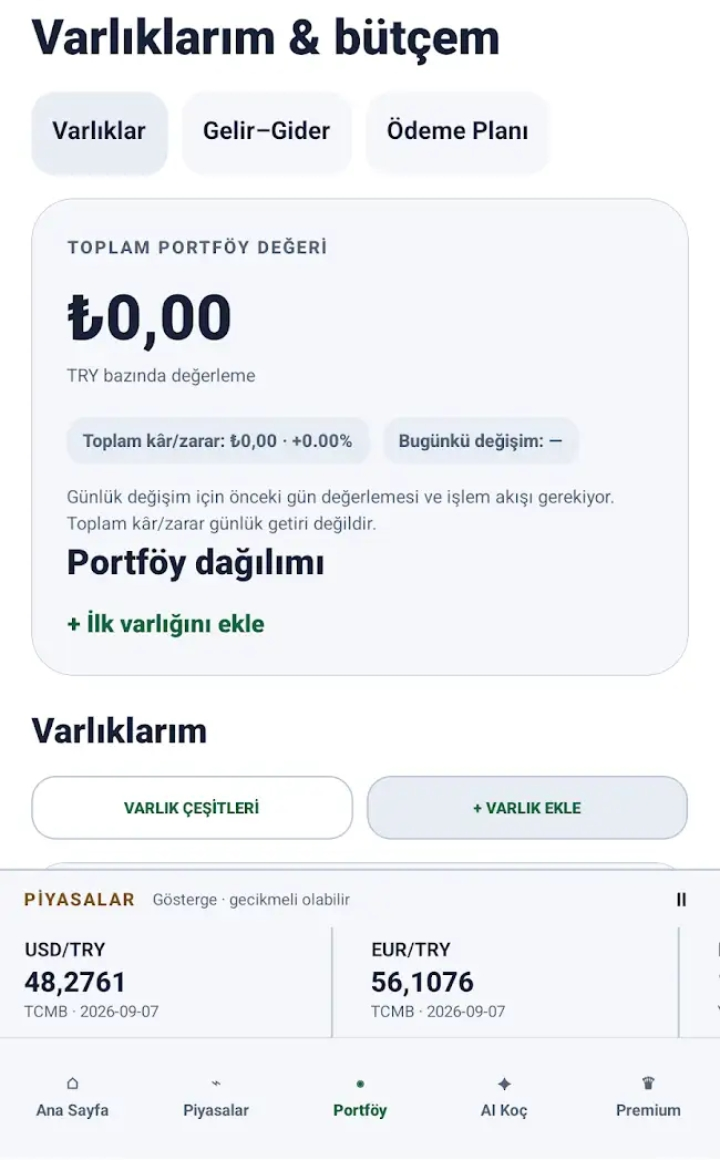
#> input picture medya/uretim/ekranlar/fonrunch/app_varliklarim_butce.png, 720 x 1160 px, found by its file name
$ python sahneler_gercek_ornek.py
#> lines starting #> are read from the running program, lines starting #| are printed output that depends on the picture; after the words box and inside, x2 and y2 are one past the last pixel; in counts of white or black regions, pixels touching at a corner belong together
"""Gerçek ekran görüntüleriyle sahne üretimi (1080x1920): telefon çerçevesi + marka renkleri."""
import sys
from pathlib import Path
import numpy as np
from PIL import Image, ImageDraw, ImageFont, ImageFilter

W, H = 1080, 1920
FD = Path("/home/claude/vikki_ortak/engine/vikki/fonts")
EK = Path("/home/claude/kolay-vize-privacy/medya/uretim/ekranlar")
OUT = Path(sys.argv[1] if len(sys.argv) > 1 else "/home/claude/gun1/gercek")
OUT.mkdir(parents=True, exist_ok=True)
F = lambda n, s: ImageFont.truetype(str(FD / f"{n}.ttf"), s)
BOLD, MED, REG = "Poppins-Bold", "Poppins-Medium", "Poppins-Regular"


def gradient(top, bottom, glows=()):
#> called with top = (6, 12, 28), bottom = (14, 30, 66)
    t = np.linspace(0, 1, H)[:, None, None]
    arr = np.array(top, "float32") * (1 - t) + np.array(bottom, "float32") * t
    arr = np.repeat(arr, W, axis=1)
    if glows:
        g = Image.new("RGB", (W, H))
#> g: PIL image 1080x1920 RGB; every value is 0
        d = ImageDraw.Draw(g)
        for x, y, r, c in glows:
            d.ellipse([x - r, y - r, x + r, y + r], fill=c)
        arr = arr + np.asarray(g.filter(ImageFilter.GaussianBlur(170)), "float32") * 0.6
    return Image.fromarray(np.clip(arr, 0, 255).astype("uint8"))
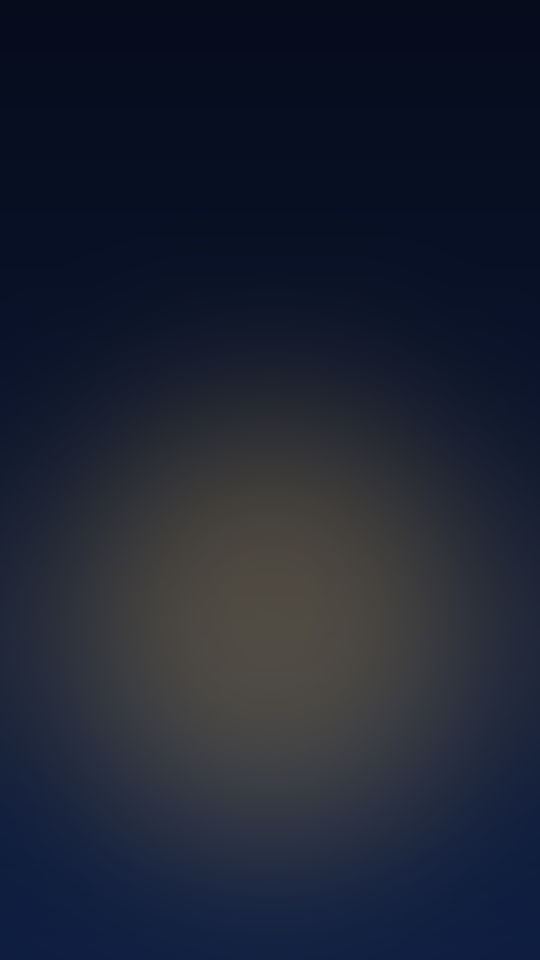
#> returned value: PIL image 1080x1920 RGB (shown at 1/2 size); mean R, G, B 29.1, 35.2, 50.6


def rounded(im, r):
    m = Image.new("L", im.size, 0)
    ImageDraw.Draw(m).rounded_rectangle([0, 0, im.width - 1, im.height - 1], r, fill=255)
    out = Image.new("RGBA", im.size)
    out.paste(im.convert("RGB"), (0, 0), m)
    return out


def phone_with(bg, shot, top=470, max_w=700, max_h=1380, bezel=(10, 13, 22), edge=(52, 62, 88), anchor="top"):
    """Ekran görüntüsünü telefon çerçevesine yerleştirir. anchor=top: uzun ekranı üstten kırpar."""
#> called with top = 500, max_w = 700, max_h = 1330, bezel = (10, 13, 22), edge = (120, 100, 60), anchor = 'top'
    im = Image.open(shot).convert("RGB")
#> im is the input picture: PIL image 720x1160 RGB; mean R, G, B 238.1, 239.9, 243.1
    scale = max_w / im.width
#> scale = 0.972
    sw, sh = max_w, int(im.height * scale)
#> sw = 700; sh = 1127
    im = im.resize((sw, sh), Image.LANCZOS)
#> im: PIL image 700x1127 RGB
    if sh > max_h:  # uzun ekran: üst kısmı göster
        im = im.crop((0, 0, sw, max_h)) if anchor == "top" else im.crop((0, sh - max_h, sw, sh))
        sh = max_h
    pad = 22
    fw, fh = sw + pad * 2, sh + pad * 2 + 40
#> fw = 744; fh = 1211
    x0 = (W - fw) // 2
#> x0 = 168
    y0 = top
    # gölge
    sh_l = Image.new("RGBA", (W, H), (0, 0, 0, 0))
#> sh_l: PIL image 1080x1920 RGBA; every value is 0
    ImageDraw.Draw(sh_l).rounded_rectangle([x0 + 8, y0 + 30, x0 + fw + 8, y0 + fh + 30], 70, fill=(0, 0, 0, 160))
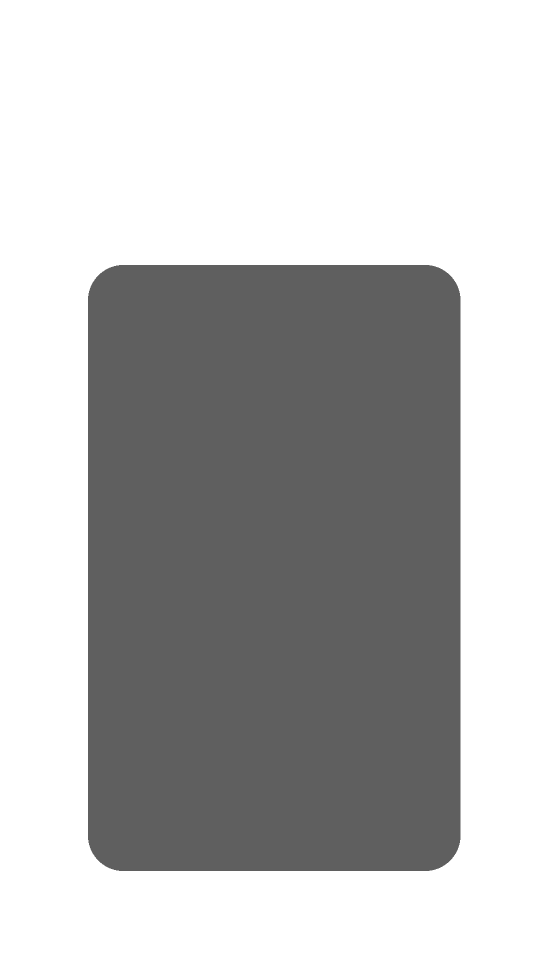
#> sh_l: PIL image 1080x1920 RGBA (shown at 1/2 size); mean R, G, B, A 0, 0, 0, 69.3; transparent parts drawn white
    bg.paste(sh_l.filter(ImageFilter.GaussianBlur(28)), (0, 0), sh_l.filter(ImageFilter.GaussianBlur(28)))
    d = ImageDraw.Draw(bg)
    d.rounded_rectangle([x0, y0, x0 + fw, y0 + fh], 70, fill=bezel, outline=edge, width=4)
    d.rounded_rectangle([x0 + fw / 2 - 60, y0 + 14, x0 + fw / 2 + 60, y0 + 34], 10, fill=(0, 0, 0))
    scr = rounded(im, 46)
#> in rounded, `m = Image.new("L", im.size, 0)`: m: PIL image 700x1127 L; every value is 0
#> in rounded, `ImageDraw.Draw(m).rounded_rectangle([0, 0, im.width - 1, im.height - 1..`:
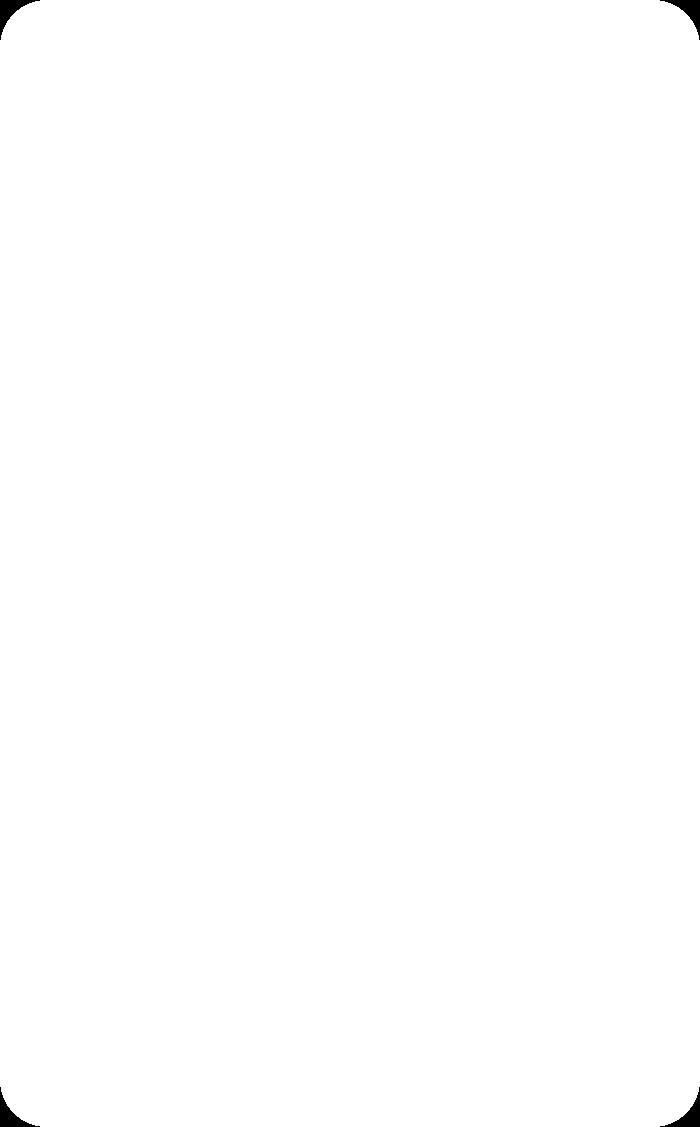
#> m: PIL image 700x1127 L; 99.8% white; 4 black regions, box (x1, y1, x2, y2) and area: (0, 0, 40, 40) 470, (660, 0, 700, 40) 470, (0, 1087, 40, 1127) 470, (660, 1087, 700, 1127) 470
#> in rounded, `out = Image.new("RGBA", im.size)`: out: PIL image 700x1127 RGBA; every value is 0
    bg.paste(scr, (x0 + pad, y0 + pad + 40), scr)
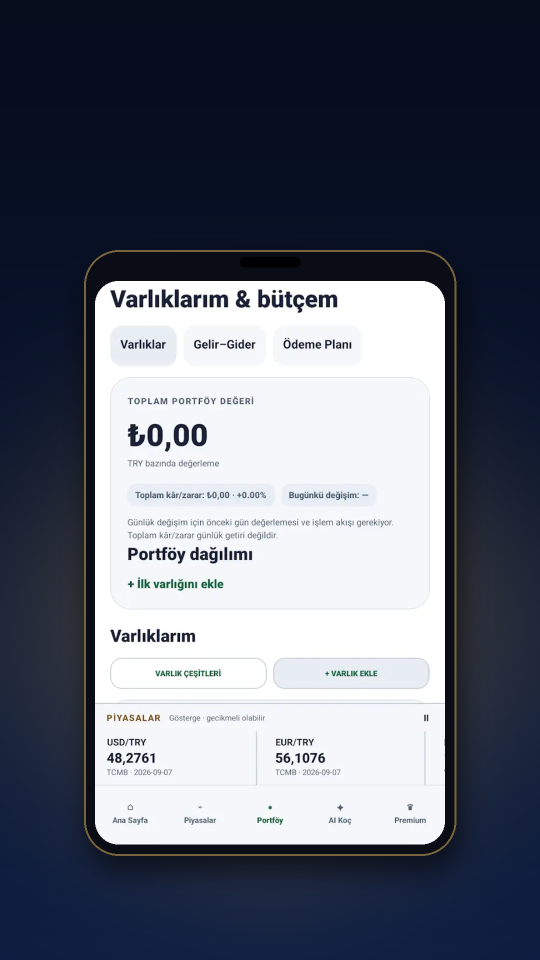
#> bg: PIL image 1080x1920 RGB (shown at 1/2 size); mean R, G, B 100.3, 105.7, 118.7
    return bg


def ctext(d, cx, y, s, font, fill):
    d.text((cx - d.textlength(s, font=font) / 2, y), s, font=font, fill=fill)


def icon(path, size, radius_ratio=0.22, white_tile=False):
    im = Image.open(path).convert("RGB").resize((size, size), Image.LANCZOS)
    return rounded(im, int(size * radius_ratio))


def end_card(bg, ikon, name, tagline, cta, cta_fill, cta_text, notes, name_col=(245, 246, 250), sub_col=(190, 196, 215)):
    d = ImageDraw.Draw(bg)
    ic = icon(ikon, 300)
    glow = Image.new("RGBA", (W, H), (0, 0, 0, 0))
    ImageDraw.Draw(glow).rounded_rectangle([390, 470, 690, 770], 70, fill=(0, 0, 0, 170))
    bg.paste(glow.filter(ImageFilter.GaussianBlur(26)), (0, 14), glow.filter(ImageFilter.GaussianBlur(26)))
    bg.paste(ic, (390, 460), ic)
    ctext(d, 540, 820, name, F(BOLD, 116), name_col)
    ctext(d, 540, 975, tagline, F(MED, 50), sub_col)
    tw = d.textlength(cta, font=F(BOLD, 48)) + 140
    d.rounded_rectangle([540 - tw / 2, 1110, 540 + tw / 2, 1236], 63, fill=cta_fill)
    ctext(d, 540, 1143, cta, F(BOLD, 48), cta_text)
    ctext(d, 540, 1320, "noyansis.com", F(BOLD, 56), name_col)
    nl = icon(EK / "noyansis" / "logo.png", 72, 0.25)
    bg.paste(nl, (396, 1452), nl)
    d.text((488, 1462), "NOYANSİS", font=F(BOLD, 44), fill=sub_col)
    y = 1700
    for n in notes:
        ctext(d, 540, y, n, F(REG, 30), (150, 158, 178)); y += 44
    return bg


# ------------------------------------------------------------ FONRUNCH (lacivert + altın)
FTOP, FBOT = (6, 12, 28), (14, 30, 66)
FGLOW = [(540, 1250, 430, (120, 90, 25))]
fon = EK / "fonrunch"
FON = [
    ("fon_g1", "app_varliklarim_butce.png", 500),
    ("fon_g2", "app_tanitim_piyasa.png", 500),
    ("fon_g3", "app_tanitim_butce.png", 500),
    ("fon_g4", "app_zeka_lab.png", 470),
    ("fon_g5", "app_stres_lab.png", 470),
    ("fon_g6", "web_finans_panelim.png", 600),
]

# ------------------------------------------------------------ DİLLİ (mavi + turuncu)
DTOP, DBOT = (8, 14, 40), (26, 18, 46)
DGLOW = [(220, 1100, 330, (25, 70, 190)), (860, 1500, 330, (170, 70, 25))]
dil = EK / "dilli"
DIL = [
    ("dil_g1", "app_konusma.png", 470),
    ("dil_g2", "app_dil_secimi.png", 470),
    ("dil_g3", "app_konusma.png", 470),
    ("dil_g4", "app_ses_ayari.png", 470),
    ("dil_g5", "app_dil_listesi.png", 470),
]

if __name__ == "__main__":
    for name, shot, top in FON:
        bg = gradient(FTOP, FBOT, FGLOW)
        mw = 1000 if shot.startswith("web_") else 700
        phone_with(bg, fon / shot, top=top, max_w=mw, max_h=1330, edge=(120, 100, 60)).save(OUT / f"{name}.png")
#> pass 2 of the loop `for name, shot, top in FON:`:
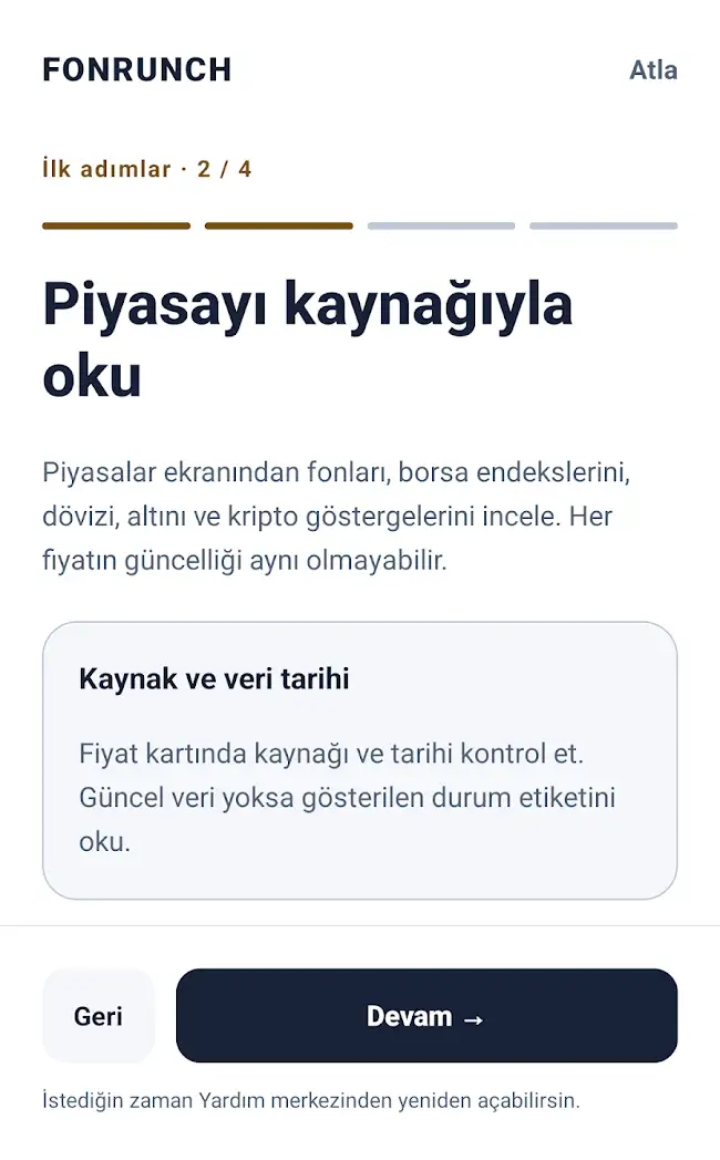
#> input picture medya/uretim/ekranlar/fonrunch/app_tanitim_piyasa.png, 720 x 1160 px, found by its file name
#> in phone_with, im is the input picture: PIL image 720x1160 RGB; mean R, G, B 230.5, 231.8, 234.2
#> im: PIL image 700x1127 RGB
#> in phone_with (call 2), `bg.paste(scr, (x0 + pad, y0 + pad + 40), scr)`:
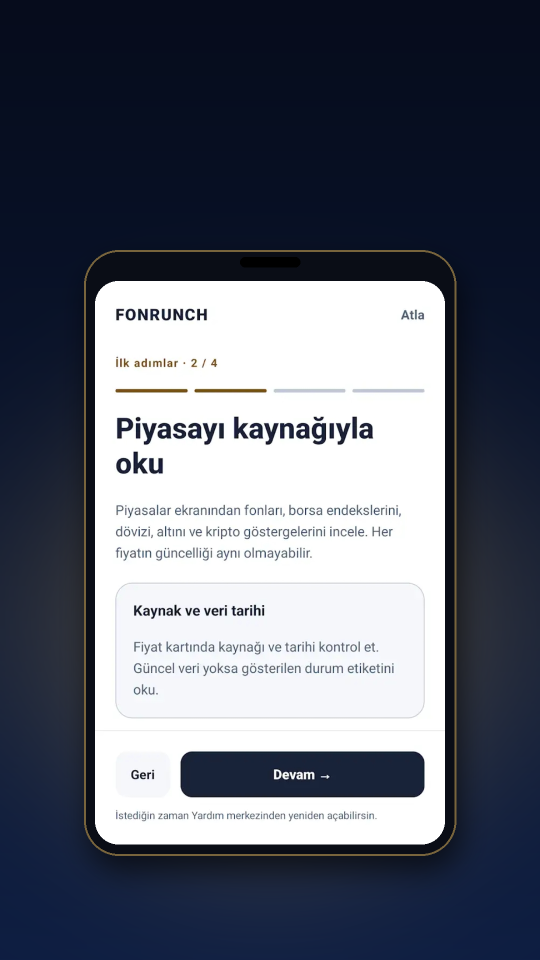
#> bg: PIL image 1080x1920 RGB (shown at 1/2 size); mean R, G, B 97.3, 102.6, 115.3
#> pass 3 of the loop `for name, shot, top in FON:`:
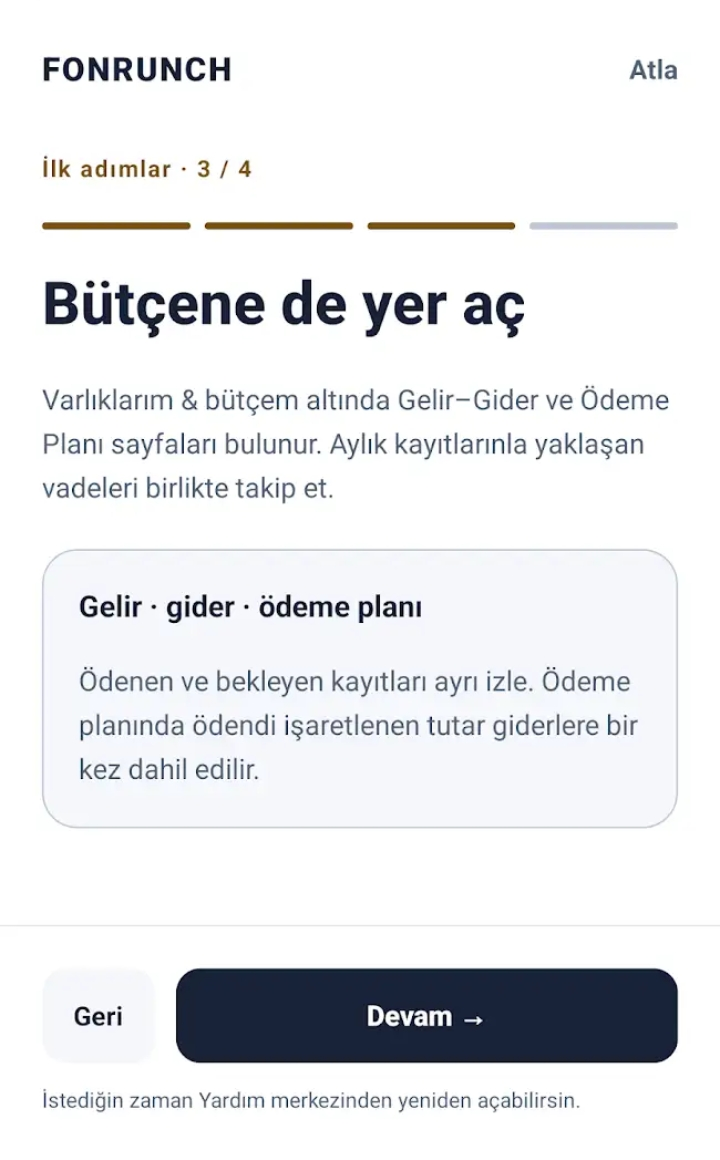
#> input picture medya/uretim/ekranlar/fonrunch/app_tanitim_butce.png, 720 x 1160 px, found by its file name
#> in phone_with, im is the input picture: PIL image 720x1160 RGB; mean R, G, B 231.1, 232.3, 234.6
#> im: PIL image 700x1127 RGB
#> in phone_with (call 3), `bg.paste(scr, (x0 + pad, y0 + pad + 40), scr)`:
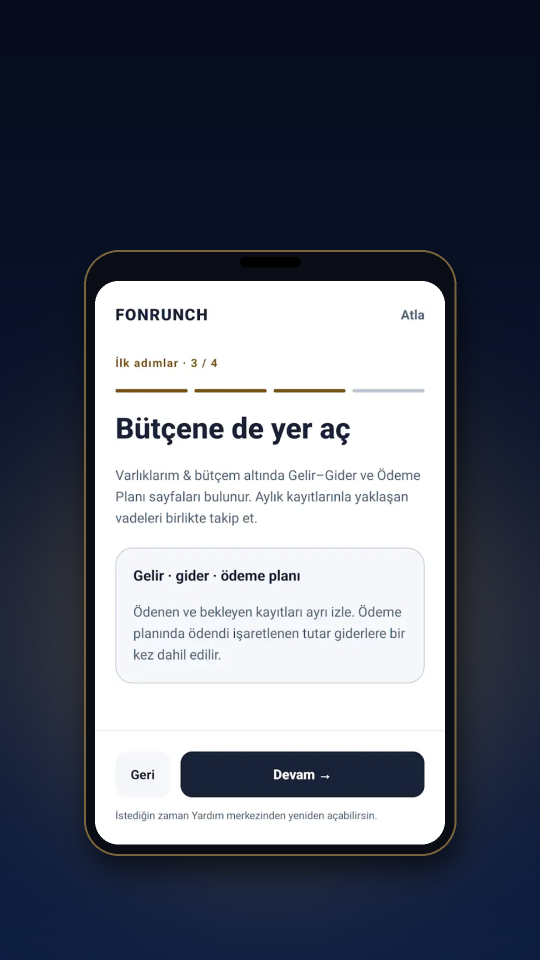
#> bg: PIL image 1080x1920 RGB (shown at 1/2 size); mean R, G, B 97.6, 102.8, 115.4
#> the loop made 6 passes; the first 3 are shown
    end_card(gradient((5, 10, 24), (16, 30, 62), [(540, 620, 360, (150, 110, 30))]), fon / "simge.png",
             "FONRUNCH", "Akıllı portföy koçu", "Google Play'de ücretsiz", (241, 212, 146), (20, 24, 40),
             ["Bilgilendirme amaçlıdır, yatırım tavsiyesi değildir.",
              "Piyasa verileri gösterge niteliğindedir, gecikmeli olabilir."]).save(OUT / "fon_gson.png")
#> in gradient (call 7), `t = np.linspace(0, 1, H)[:, None, None]`: t = 1920 values from 0 to 1
#> in gradient (call 7), `arr = np.array(top, "float32") * (1 - t) + np.array(bottom, "float32")..`: arr = 1920 rows, first 8: [5, 10, 24], [5.01, 10.01, 24.02], [5.01, 10.02, 24.04], [5.02, 10.03, 24.06], [5.02, 10.04, 24.08], [5.03, 10.05, 24.1], [5.03, 10.06, 24.12], [5.04, 10.07, 24.14]
#> in gradient (call 7), `arr = np.repeat(arr, W, axis=1)`:
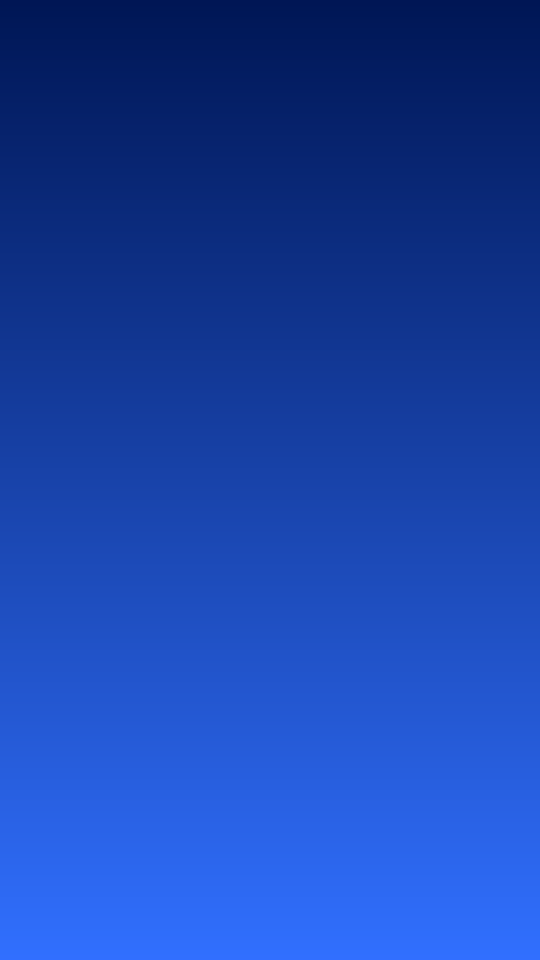
#> arr: shape (1920, 1080, 3) float64 (shown at 1/2 size); mean R, G, B 10.5, 20, 43; drawn with min black and max white
#> the loop in gradient (call 7), `for x, y, r, c in glows:` made 1 pass
#> (x, y, r, c) on pass 1: (540, 620, 360, (150, 110, 30))
#> in gradient (call 7), `arr = arr + np.asarray(g.filter(ImageFilter.GaussianBlur(170)), "float..`:
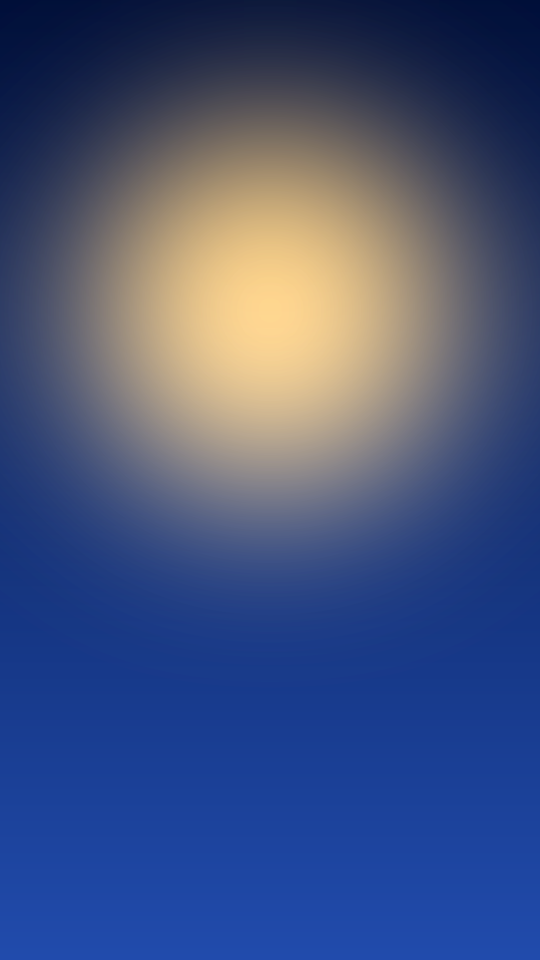
#> arr: shape (1920, 1080, 3) float64 (shown at 1/2 size); mean R, G, B 27.8, 32.7, 46.5; drawn with min black and max white
#> in gradient (call 7), `return Image.fromarray(np.clip(arr, 0, 255).astype("uint8"))`:
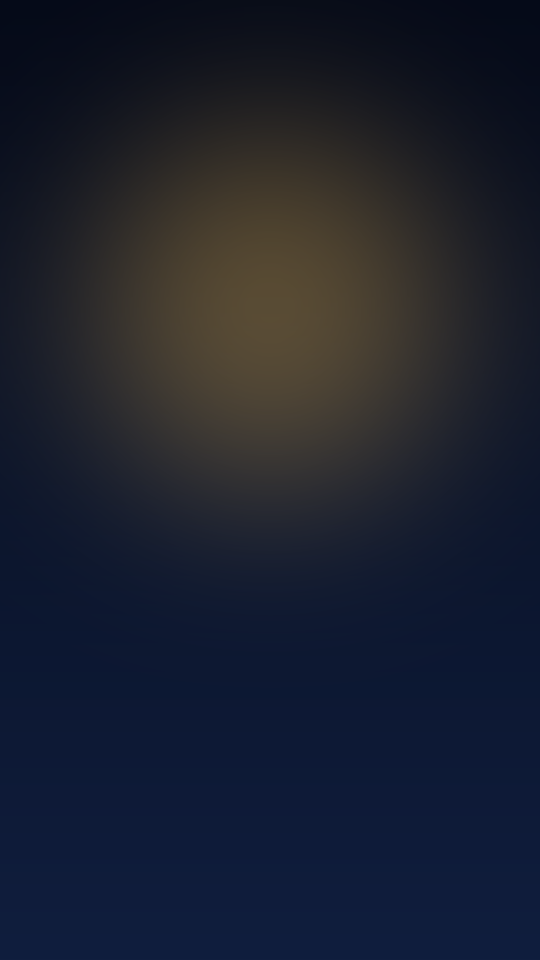
#> returned value: PIL image 1080x1920 RGB (shown at 1/2 size); mean R, G, B 27.3, 32.2, 46
#> (the run stopped early here; a loop or call above may not have finished)
